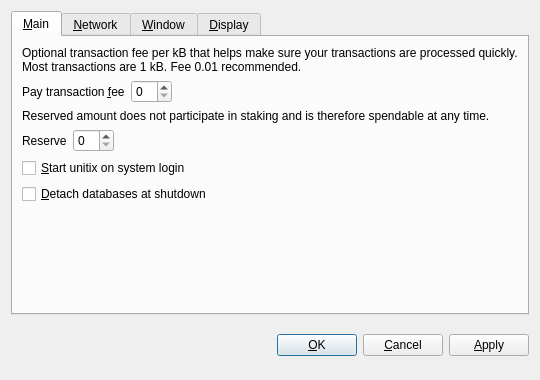
<?xml version="1.0" encoding="UTF-8"?>
<ui version="4.0">
 <class>OptionsDialog</class>
 <widget class="QDialog" name="OptionsDialog">
  <property name="geometry">
   <rect>
    <x>0</x>
    <y>0</y>
    <width>540</width>
    <height>380</height>
   </rect>
  </property>
  <property name="windowTitle">
   <string>Options</string>
  </property>
  <property name="modal">
   <bool>true</bool>
  </property>
  <layout class="QVBoxLayout" name="verticalLayout">
   <item>
    <widget class="QTabWidget" name="tabWidget">
     <property name="tabPosition">
      <enum>QTabWidget::North</enum>
     </property>
     <property name="currentIndex">
      <number>0</number>
     </property>
     <widget class="QWidget" name="tabMain">
      <attribute name="title">
       <string>&amp;Main</string>
      </attribute>
      <layout class="QVBoxLayout" name="verticalLayout_Main">
       <item>
        <widget class="QLabel" name="transactionFeeInfoLabel">
         <property name="text">
          <string>Optional transaction fee per kB that helps make sure your transactions are processed quickly. Most transactions are 1 kB. Fee 0.01 recommended.</string>
         </property>
         <property name="textFormat">
          <enum>Qt::PlainText</enum>
         </property>
         <property name="wordWrap">
          <bool>true</bool>
         </property>
        </widget>
       </item>
       <item>
        <layout class="QHBoxLayout" name="horizontalLayoutFee">
         <item>
          <widget class="QLabel" name="transactionFeeLabel">
           <property name="text">
            <string>Pay transaction &amp;fee</string>
           </property>
           <property name="textFormat">
            <enum>Qt::PlainText</enum>
           </property>
           <property name="buddy">
            <cstring>transactionFee</cstring>
           </property>
          </widget>
         </item>
         <item>
          <widget class="BitcoinAmountField" name="transactionFee"/>
         </item>
         <item>
          <spacer name="horizontalSpacerFee">
           <property name="orientation">
            <enum>Qt::Horizontal</enum>
           </property>
           <property name="sizeHint" stdset="0">
            <size>
             <width>40</width>
             <height>20</height>
            </size>
           </property>
          </spacer>
         </item>
        </layout>
       </item>
       <item>
        <widget class="QLabel" name="reserveBalanceInfoLabel">
         <property name="text">
          <string>Reserved amount does not participate in staking and is therefore spendable at any time.</string>
         </property>
         <property name="textFormat">
          <enum>Qt::PlainText</enum>
         </property>
         <property name="wordWrap">
          <bool>true</bool>
         </property>
        </widget>
       </item>
       <item>
        <layout class="QHBoxLayout" name="horizontalLayoutReserveBalance">
         <item>
          <widget class="QLabel" name="reserveBalanceLabel">
           <property name="text">
            <string>Reserve</string>
           </property>
           <property name="textFormat">
            <enum>Qt::PlainText</enum>
           </property>
           <property name="buddy">
            <cstring>reserveBalance</cstring>
           </property>
          </widget>
         </item>
         <item>
          <widget class="BitcoinAmountField" name="reserveBalance"/>
         </item>
         <item>
          <spacer name="horizontalSpacerReserveBalance">
           <property name="orientation">
            <enum>Qt::Horizontal</enum>
           </property>
           <property name="sizeHint" stdset="0">
            <size>
             <width>40</width>
             <height>20</height>
            </size>
           </property>
          </spacer>
         </item>
        </layout>
       </item>
       <item>
        <widget class="QCheckBox" name="bitcoinAtStartup">
         <property name="toolTip">
          <string>Automatically start unitix after logging in to the system.</string>
         </property>
         <property name="text">
          <string>&amp;Start unitix on system login</string>
         </property>
        </widget>
       </item>
       <item>
        <widget class="QCheckBox" name="detachDatabases">
         <property name="toolTip">
          <string>Detach block and address databases at shutdown. This means they can be moved to another data directory, but it slows down shutdown. The wallet is always detached.</string>
         </property>
         <property name="text">
          <string>&amp;Detach databases at shutdown</string>
         </property>
        </widget>
       </item>
       <item>
        <spacer name="verticalSpacer_Main">
         <property name="orientation">
          <enum>Qt::Vertical</enum>
         </property>
         <property name="sizeHint" stdset="0">
          <size>
           <width>20</width>
           <height>40</height>
          </size>
         </property>
        </spacer>
       </item>
      </layout>
     </widget>
     <widget class="QWidget" name="tabNetwork">
      <attribute name="title">
       <string>&amp;Network</string>
      </attribute>
      <layout class="QVBoxLayout" name="verticalLayout_Network">
       <item>
        <widget class="QCheckBox" name="mapPortUpnp">
         <property name="toolTip">
          <string>Automatically open the unitix client port on the router. This only works when your router supports UPnP and it is enabled.</string>
         </property>
         <property name="text">
          <string>Map port using &amp;UPnP</string>
         </property>
        </widget>
       </item>
       <item>
        <widget class="QCheckBox" name="connectSocks">
         <property name="toolTip">
          <string>Connect to the unitix network through a SOCKS proxy (e.g. when connecting through Tor).</string>
         </property>
         <property name="text">
          <string>&amp;Connect through SOCKS proxy:</string>
         </property>
        </widget>
       </item>
       <item>
        <layout class="QHBoxLayout" name="horizontalLayout_Network">
         <item>
          <widget class="QLabel" name="proxyIpLabel">
           <property name="text">
            <string>Proxy &amp;IP:</string>
           </property>
           <property name="textFormat">
            <enum>Qt::PlainText</enum>
           </property>
           <property name="buddy">
            <cstring>proxyIp</cstring>
           </property>
          </widget>
         </item>
         <item>
          <widget class="QValidatedLineEdit" name="proxyIp">
           <property name="maximumSize">
            <size>
             <width>140</width>
             <height>16777215</height>
            </size>
           </property>
           <property name="toolTip">
            <string>IP address of the proxy (e.g. 127.0.0.1)</string>
           </property>
          </widget>
         </item>
         <item>
          <widget class="QLabel" name="proxyPortLabel">
           <property name="text">
            <string>&amp;Port:</string>
           </property>
           <property name="textFormat">
            <enum>Qt::PlainText</enum>
           </property>
           <property name="buddy">
            <cstring>proxyPort</cstring>
           </property>
          </widget>
         </item>
         <item>
          <widget class="QLineEdit" name="proxyPort">
           <property name="maximumSize">
            <size>
             <width>55</width>
             <height>16777215</height>
            </size>
           </property>
           <property name="toolTip">
            <string>Port of the proxy (e.g. 9050)</string>
           </property>
          </widget>
         </item>
         <item>
          <widget class="QLabel" name="socksVersionLabel">
           <property name="text">
            <string>SOCKS &amp;Version:</string>
           </property>
           <property name="textFormat">
            <enum>Qt::PlainText</enum>
           </property>
           <property name="buddy">
            <cstring>socksVersion</cstring>
           </property>
          </widget>
         </item>
         <item>
          <widget class="QValueComboBox" name="socksVersion">
           <property name="toolTip">
            <string>SOCKS version of the proxy (e.g. 5)</string>
           </property>
          </widget>
         </item>
         <item>
          <spacer name="horizontalSpacer_Network">
           <property name="orientation">
            <enum>Qt::Horizontal</enum>
           </property>
           <property name="sizeHint" stdset="0">
            <size>
             <width>40</width>
             <height>20</height>
            </size>
           </property>
          </spacer>
         </item>
        </layout>
       </item>
       <item>
        <spacer name="verticalSpacer_Network">
         <property name="orientation">
          <enum>Qt::Vertical</enum>
         </property>
         <property name="sizeHint" stdset="0">
          <size>
           <width>20</width>
           <height>40</height>
          </size>
         </property>
        </spacer>
       </item>
      </layout>
     </widget>
     <widget class="QWidget" name="tabWindow">
      <attribute name="title">
       <string>&amp;Window</string>
      </attribute>
      <layout class="QVBoxLayout" name="verticalLayout_Window">
       <item>
        <widget class="QCheckBox" name="minimizeToTray">
         <property name="toolTip">
          <string>Show only a tray icon after minimizing the window.</string>
         </property>
         <property name="text">
          <string>&amp;Minimize to the tray instead of the taskbar</string>
         </property>
        </widget>
       </item>
       <item>
        <widget class="QCheckBox" name="minimizeOnClose">
         <property name="toolTip">
          <string>Minimize instead of exit the application when the window is closed. When this option is enabled, the application will be closed only after selecting Quit in the menu.</string>
         </property>
         <property name="text">
          <string>M&amp;inimize on close</string>
         </property>
        </widget>
       </item>
       <item>
        <spacer name="verticalSpacer_Window">
         <property name="orientation">
          <enum>Qt::Vertical</enum>
         </property>
         <property name="sizeHint" stdset="0">
          <size>
           <width>20</width>
           <height>40</height>
          </size>
         </property>
        </spacer>
       </item>
      </layout>
     </widget>
     <widget class="QWidget" name="tabDisplay">
      <attribute name="title">
       <string>&amp;Display</string>
      </attribute>
      <layout class="QVBoxLayout" name="verticalLayout_Display">
       <item>
        <layout class="QHBoxLayout" name="horizontalLayout_1_Display">
         <item>
          <widget class="QLabel" name="langLabel">
           <property name="text">
            <string>User Interface &amp;language:</string>
           </property>
           <property name="textFormat">
            <enum>Qt::PlainText</enum>
           </property>
           <property name="buddy">
            <cstring>lang</cstring>
           </property>
          </widget>
         </item>
         <item>
          <widget class="QValueComboBox" name="lang">
           <property name="toolTip">
            <string>The user interface language can be set here. This setting will take effect after restarting unitix.</string>
           </property>
          </widget>
         </item>
        </layout>
       </item>
       <item>
        <layout class="QHBoxLayout" name="horizontalLayout_2_Display">
         <item>
          <widget class="QLabel" name="unitLabel">
           <property name="text">
            <string>&amp;Unit to show amounts in:</string>
           </property>
           <property name="textFormat">
            <enum>Qt::PlainText</enum>
           </property>
           <property name="buddy">
            <cstring>unit</cstring>
           </property>
          </widget>
         </item>
         <item>
          <widget class="QValueComboBox" name="unit">
           <property name="toolTip">
            <string>Choose the default subdivision unit to show in the interface and when sending coins.</string>
           </property>
          </widget>
         </item>
        </layout>
       </item>
       <item>
        <widget class="QCheckBox" name="displayAddresses">
         <property name="toolTip">
          <string>Whether to show unitix addresses in the transaction list or not.</string>
         </property>
         <property name="text">
          <string>&amp;Display addresses in transaction list</string>
         </property>
        </widget>
       </item>
       <item>
        <widget class="QCheckBox" name="coinControlFeatures">
         <property name="toolTip">
          <string>Whether to show coin control features or not.</string>
         </property>
         <property name="text">
          <string>Display coin &amp;control features (experts only!)</string>
         </property>
        </widget>
       </item>
       <item>
        <spacer name="verticalSpacer_Display">
         <property name="orientation">
          <enum>Qt::Vertical</enum>
         </property>
         <property name="sizeHint" stdset="0">
          <size>
           <width>20</width>
           <height>40</height>
          </size>
         </property>
        </spacer>
       </item>
      </layout>
     </widget>
    </widget>
   </item>
   <item>
    <layout class="QHBoxLayout" name="horizontalLayout_Buttons">
     <item>
      <spacer name="horizontalSpacer_1">
       <property name="orientation">
        <enum>Qt::Horizontal</enum>
       </property>
       <property name="sizeHint" stdset="0">
        <size>
         <width>40</width>
         <height>48</height>
        </size>
       </property>
      </spacer>
     </item>
     <item>
      <widget class="QLabel" name="statusLabel">
       <property name="font">
        <font>
         <weight>75</weight>
         <bold>true</bold>
        </font>
       </property>
       <property name="text">
        <string/>
       </property>
       <property name="textFormat">
        <enum>Qt::PlainText</enum>
       </property>
       <property name="wordWrap">
        <bool>true</bool>
       </property>
      </widget>
     </item>
     <item>
      <spacer name="horizontalSpacer_2">
       <property name="orientation">
        <enum>Qt::Horizontal</enum>
       </property>
       <property name="sizeHint" stdset="0">
        <size>
         <width>40</width>
         <height>48</height>
        </size>
       </property>
      </spacer>
     </item>
     <item>
      <widget class="QPushButton" name="okButton">
       <property name="text">
        <string>&amp;OK</string>
       </property>
      </widget>
     </item>
     <item>
      <widget class="QPushButton" name="cancelButton">
       <property name="text">
        <string>&amp;Cancel</string>
       </property>
       <property name="autoDefault">
        <bool>false</bool>
       </property>
      </widget>
     </item>
     <item>
      <widget class="QPushButton" name="applyButton">
       <property name="text">
        <string>&amp;Apply</string>
       </property>
       <property name="autoDefault">
        <bool>false</bool>
       </property>
      </widget>
     </item>
    </layout>
   </item>
  </layout>
 </widget>
 <customwidgets>
  <customwidget>
   <class>BitcoinAmountField</class>
   <extends>QSpinBox</extends>
   <header>bitcoinamountfield.h</header>
  </customwidget>
  <customwidget>
   <class>QValueComboBox</class>
   <extends>QComboBox</extends>
   <header>qvaluecombobox.h</header>
  </customwidget>
  <customwidget>
   <class>QValidatedLineEdit</class>
   <extends>QLineEdit</extends>
   <header>qvalidatedlineedit.h</header>
  </customwidget>
 </customwidgets>
 <resources/>
 <connections/>
</ui>
